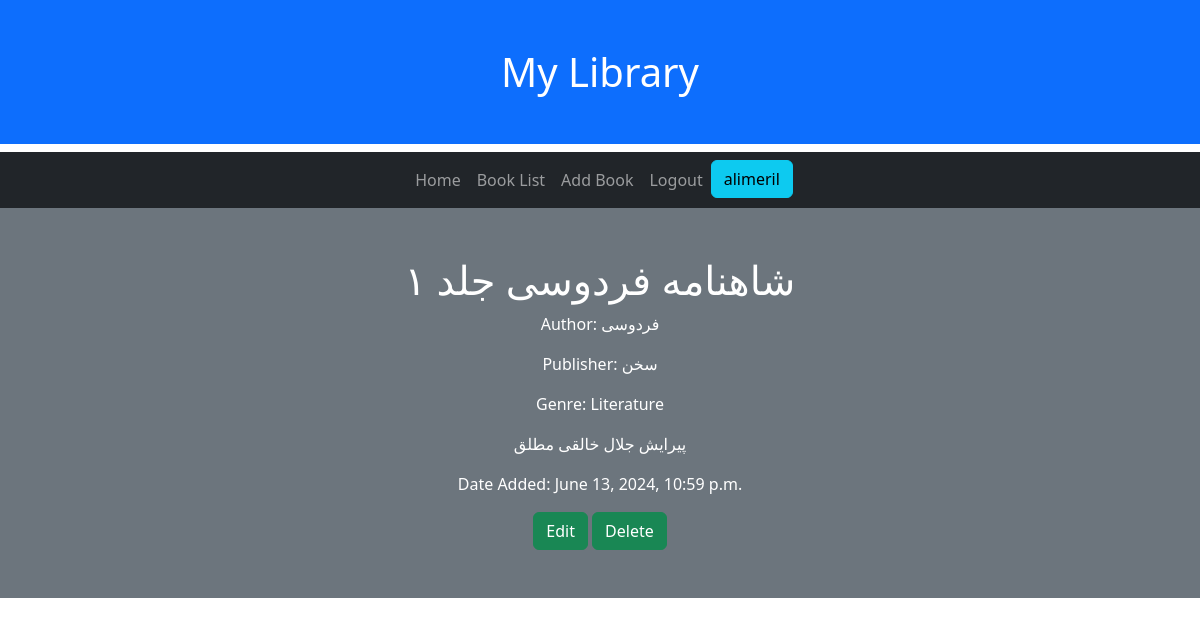
/2/ (signed in), run on the app's committed database.
### library/models.py (models this page shows, shortened)
class Book(models.Model):
    user = models.ForeignKey(settings.AUTH_USER_MODEL, on_delete=models.CASCADE)
    title = models.CharField(max_length=100)
    author_name = models.CharField('Author Name',max_length=50, null = True, blank=True)
    author_surname = models.CharField('Author Surname',max_length=50)
    publisher = models.CharField(max_length=50, null=True, blank=True)
    genre = models.CharField(
        max_length = 20,
        choices = GENRE_CHOICES,
        default = 'Literature'
    )
    description = models.TextField(max_length=500, null=True, blank=True)
    created = models.DateTimeField(auto_now_add=True)
    borrowed = models.BooleanField(default=False)
    class Meta:
        ordering = ['title']

### library/views.py (the view)
# urls.py: path('<int:pk>/', views.DetailView.as_view(), name = 'detail'),
class DetailView(generic.DetailView):
    model = Book
    template_name = "library/details.html"

### library/templates/library/details.html (shortened to what this page needs)
{% extends "library/master.html" %}
{% block content %}
<div class="container-fluid text-center p-5 text-bg-secondary">
    <h1>{{object.title}}</h1>
{% if book.author_name == null %}
    <p>Author: {{object.author_surname}}</p>
{% else %}
    <p>Author: {{object.author_name}} {{book.author_surname}}</p>
{% endif %}
<p> Publisher: {{object.publisher}}</p>
<p>Genre: {{ object.genre }}</p>
<p>{{ object.description }}</p>
<p>Date Added: {{ object.created }}</p>
<a class="btn btn-success" href = "{% url 'library:EditPage' object.id %}" role="button">Edit</a>
<a class="btn btn-success" href = "{% url 'library:DeletePage' object.id %}" role="button">Delete</a>
</div>
{% endblock %}

### library/templates/library/master.html (shortened to what this page needs)
<!DOCTYPE html>
<html>
<head>
  <link href="https://cdn.jsdelivr.net/npm/bootstrap@5.3.3/dist/css/bootstrap.min.css" rel="stylesheet">
</head>
<body>
  <h1 class="container-fluid p-5 bg-primary text-white text-center">My Library</h1>
  <nav class="navbar navbar-expand-sm bg-dark navbar-dark">
    <div class="container-fluid justify-content-center">
      <ul class="navbar-nav nav-pills">
        <li class="nav-item"><a class="nav-link" href = "{% url 'library:home' %}">Home</a></li>
        {% if request.user.is_authenticated %}
        <li class="nav-item"><a class="nav-link" href = "{% url 'library:ListPage' %}">Book List</a></li>
        {% endif %}
        <li class="nav-item"><a class="nav-link" href = "{% url 'library:AddPage' %}">Add Book</a></li>
        {% if request.user.is_authenticated %}
        <li class="nav-item"><a class="nav-link" href = "{% url 'library:ConfirmLogout' %}">Logout</a></li>
        <li class="nav-item"><a class="btn btn-info" href=#>{{request.user.username}}</a></li>
        {% else %}
        <li class="nav-item"><a class="nav-link" href = "{% url 'library:Login' %}">Login</a></li>
        {% endif %}
      </ul>
    </div>
  </nav>
{% block content %}
{% endblock %}
</body>
</html>

### data on the page
Book: title "شاهنامه فردوسی جلد ۱", author_surname "فردوسی", publisher "سخن", genre "Literature", description "پیرایش جلال خالقی مطلق", created "June 13, 2024, 10:59 p.m."

### other printed values
{{ request.user.username }} "alimeril"
